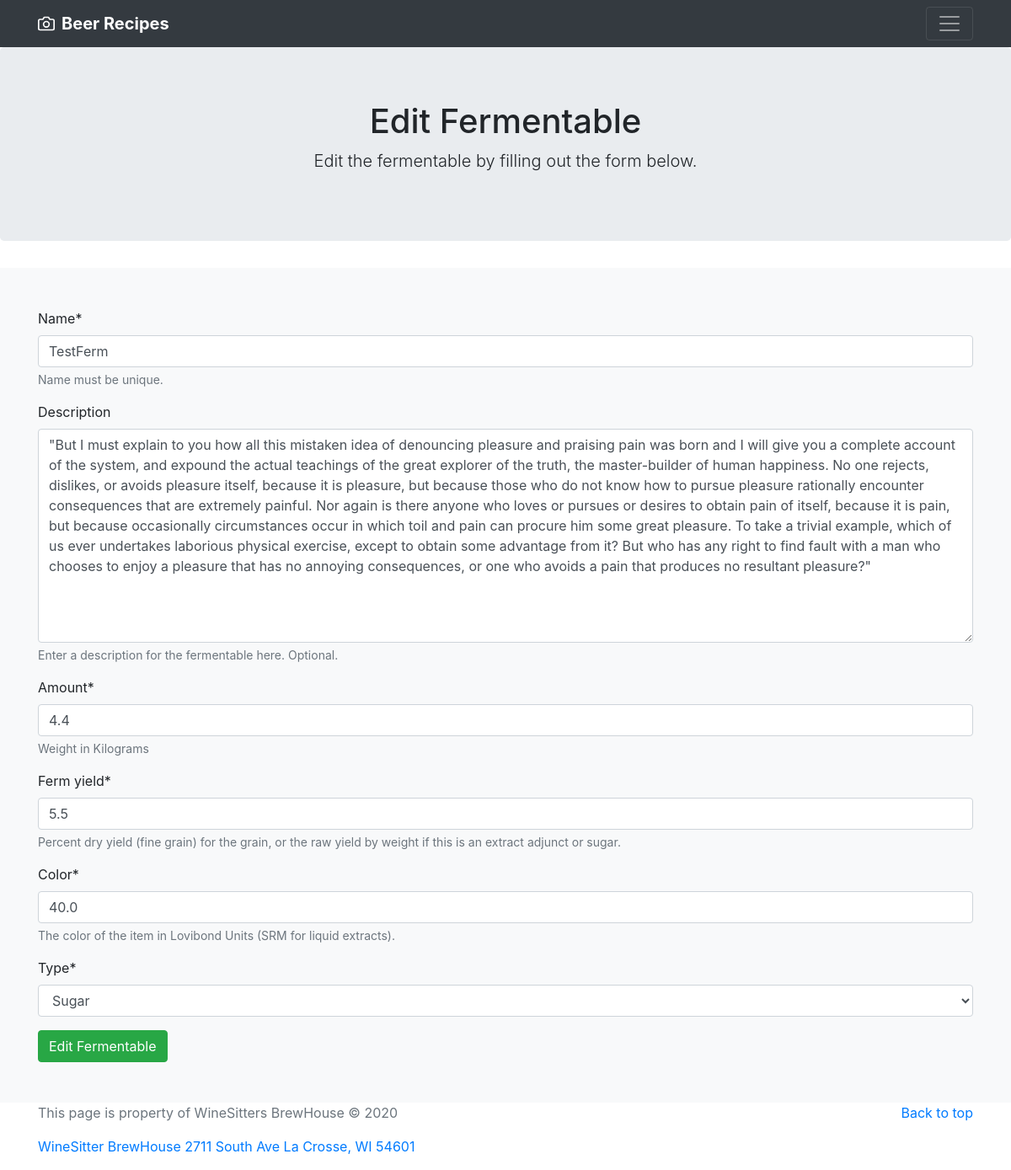
The app's page /beer_recipes/edit_fermentable/1 with its own data.
### beer_recipes/models.py (models this page shows)
class Fermentable(models.Model):
    user = models.CharField(max_length=200)
    name = models.CharField(max_length=200, unique=True,
                            help_text="Name must be unique.")  # Name of the fermentable.
    description = models.TextField(
        blank=True, help_text="Enter a description for the fermentable here. Optional.")
    version = models.PositiveIntegerField(default=1)
    date_submitted = models.DateField(auto_now_add=True)
    amount = models.DecimalField(
        help_text="Weight in Kilograms", max_digits=3, decimal_places=1)
    ferm_yield = models.DecimalField(
        max_digits=3, decimal_places=1, help_text="Percent dry yield (fine grain) for the grain, or the raw yield by weight if this is an extract adjunct or sugar.")
    color = models.FloatField(
        help_text="The color of the item in Lovibond Units (SRM for liquid extracts).")
    TYPE_CHOICES = [
        ('Grain', 'Grain'),
        ('Sugar', 'Sugar'),
        ('Extract', 'Extract'),
        ('Dry Extract', 'Dry Extract'),
        ('Adjunct', 'Adjunct'),
    ]
    type = models.CharField(choices=TYPE_CHOICES, max_length=11)

### beer_recipes/views.py (the view)
# urls.py: path('edit_fermentable/<int:pk>', views.FermentableUpdate.as_view(), name='FermentableUpdate'),
class FermentableUpdate(UpdateView):
    model = Fermentable
    fields = ['name', 'description', 'amount', 'ferm_yield', 'color', 'type']
    success_url = reverse_lazy('beer_recipes:my_ingredients')

### templates/beer_recipes/fermentable_form.html (shortened to what this page needs)
{% extends 'beer_recipes/base.html' %}
{% load static %}
{% load crispy_forms_tags %}
{% block content %}
<section class="jumbotron text-center">
  <div class="container">
    <h1 class="jumbotron-heading">Edit Fermentable</h1>
    <p class="lead">Edit the fermentable by filling out the form below.</p>
  </div>
</section>
<div class="album py-5 bg-light">
  <div class="container">
    <form method='post' name='edit_fermentable'>
      {{ form|crispy }}
      <button type="submit" class="btn btn-success">Edit Fermentable</button>
    </form>
  </div>
</div>
{% endblock content %}

### records on screen
Fermentable: name "TestFerm", description "\"But I must explain to you how all this mistaken idea of denouncing pleasure and praising pain was born and I will give you a complete account of the system, and expound the actual teachings of the great explorer of the truth, the master-builder of human happiness. No one rejects, dislikes, or avoids pleasure itself, because it is pleasure, but because those who do not know how to pursue pleasure rationally encounter consequences that are extremely painful. Nor again is there anyone who loves or pursues or desires to obtain pain of itself, because it is pain, but because occasionally circumstances occur in which toil and pain can procure him some great pleasure. To take a trivial example,…", amount "4.4", ferm_yield "5.5", color "40.0", type "Sugar"
